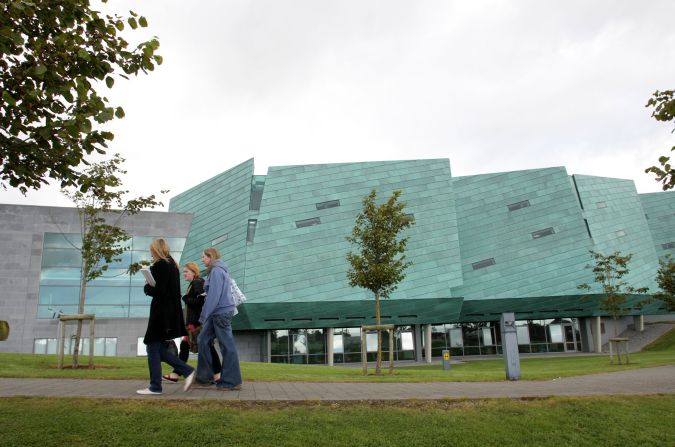
#> input picture Lab8/ATU.jpg, 675 x 447 px
$ python lab.py   (older library calls are emulated)
#> lines starting #> are read from the running program, lines starting #| are printed output that depends on the picture
import cv2
import numpy as np
from matplotlib import pyplot as plt

img = cv2.imread('ATU.jpg')
#> img is the input picture: shape (447, 675, 3); mean B, G, R 146.4, 158.5, 148.9

gray = cv2.cvtColor(img, cv2.COLOR_BGR2GRAY)
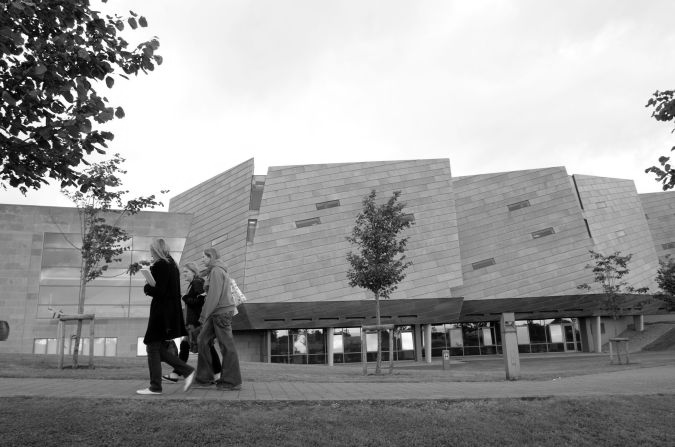
#> gray: shape (447, 675); min 0, max 255, mean 154.2

# cv2.imshow('Original image',img)
# cv2.imshow('Gray image', gray)

nrows = 4
ncols = 2

# sobel images
sobelHorizontal = cv2.Sobel(img,cv2.CV_64F,1,0,ksize=5) # x dir
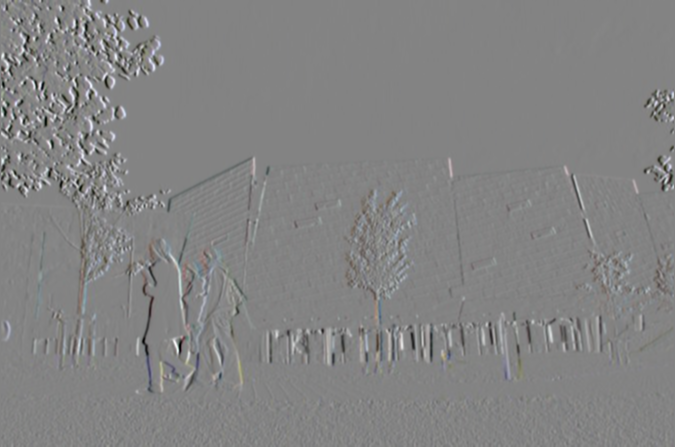
#> sobelHorizontal: shape (447, 675, 3) float64; mean B, G, R 7.3, 7.6, 6; drawn with min black and max white
sobelVertical = cv2.Sobel(img,cv2.CV_64F,0,1,ksize=5) # y dir
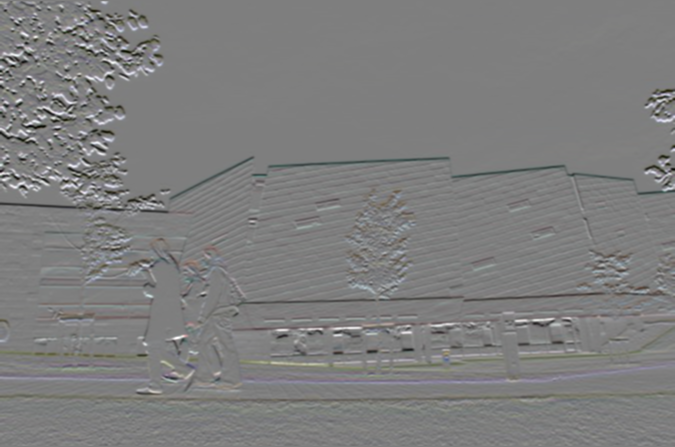
#> sobelVertical: shape (447, 675, 3) float64; mean B, G, R -54, -39.4, -43; drawn with min black and max white

canny = cv2.Canny(img,100,200)
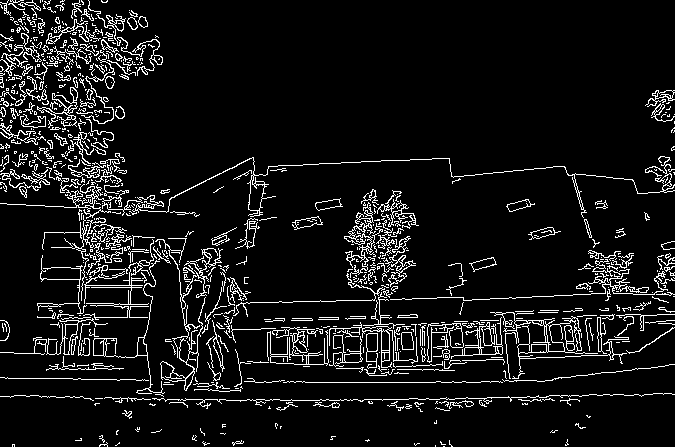
#> canny: shape (447, 675); 8.2% white in thin lines or dots


# Original Image
plt.subplot(nrows, ncols,1),plt.imshow(cv2.cvtColor(img,cv2.COLOR_BGR2RGB), cmap = 'gray')
plt.title('Original'), plt.xticks([]), plt.yticks([])

# Grayscale Image
plt.subplot(nrows, ncols,2),plt.imshow(gray, cmap = 'gray')
plt.title('GrayScale'), plt.xticks([]), plt.yticks([])

# GrayScale  & 3*3 Blur
plt.subplot(nrows, ncols,3),plt.imshow(cv2.GaussianBlur(gray,(3, 3),0), cmap = 'gray')
plt.title('3x3 Blur'), plt.xticks([]), plt.yticks([])

# GrayScale  & 13*13 Blur
plt.subplot(nrows, ncols,4),plt.imshow(cv2.GaussianBlur(gray,(13, 13),0), cmap = 'gray')
plt.title('3x3 Blur'), plt.xticks([]), plt.yticks([])


# sobelHorizontal
plt.subplot(nrows, ncols,5),plt.imshow(sobelHorizontal, cmap = 'gray')
plt.title('sobelHorizontal'), plt.xticks([]), plt.yticks([])

# sobelHorizontal
plt.subplot(nrows, ncols,6),plt.imshow(sobelVertical, cmap = 'gray')
plt.title('sobelVertical'), plt.xticks([]), plt.yticks([])

# sobelSum
plt.subplot(nrows, ncols,7),plt.imshow(sobelHorizontal + sobelVertical, cmap = 'gray')
plt.title('sobel Sum'), plt.xticks([]), plt.yticks([])

# canny
plt.subplot(nrows, ncols,7),plt.imshow(canny, cmap = 'gray')
plt.title('canny'), plt.xticks([]), plt.yticks([])

plt.show()
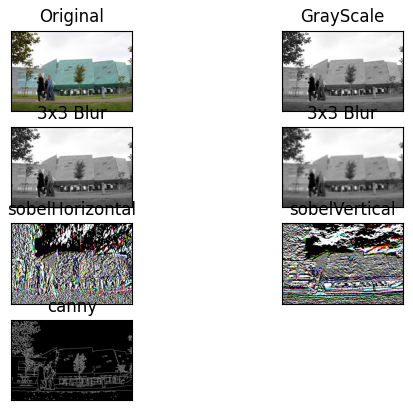
#> figure drawn by matplotlib, 7 panels; B, G, R data is drawn as R, G, B


cv2.waitKey(0)
cv2.destroyAllWindows()
